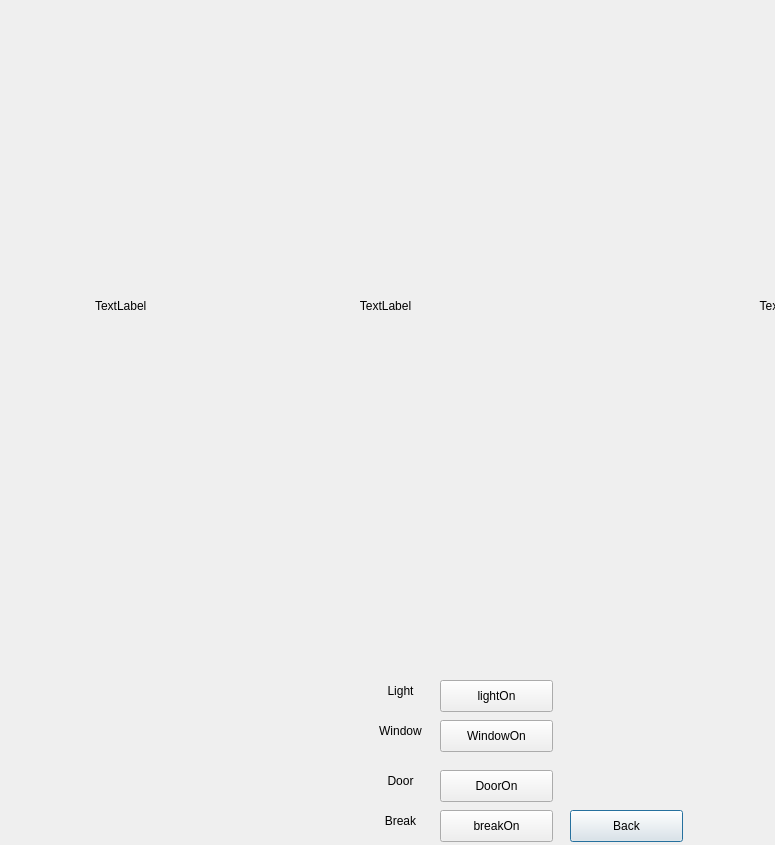
<?xml version="1.0" encoding="UTF-8"?>
<ui version="4.0">
 <class>Dialog</class>
 <widget class="QDialog" name="Dialog">
  <property name="windowModality">
   <enum>Qt::NonModal</enum>
  </property>
  <property name="geometry">
   <rect>
    <x>0</x>
    <y>0</y>
    <width>775</width>
    <height>845</height>
   </rect>
  </property>
  <property name="windowTitle">
   <string>Dialog</string>
  </property>
  <property name="sizeGripEnabled">
   <bool>false</bool>
  </property>
  <widget class="QPushButton" name="BackButton">
   <property name="geometry">
    <rect>
     <x>570</x>
     <y>810</y>
     <width>113</width>
     <height>32</height>
    </rect>
   </property>
   <property name="text">
    <string>Back</string>
   </property>
  </widget>
  <widget class="QLabel" name="label_base">
   <property name="geometry">
    <rect>
     <x>10</x>
     <y>40</y>
     <width>751</width>
     <height>531</height>
    </rect>
   </property>
   <property name="text">
    <string>TextLabel</string>
   </property>
   <property name="alignment">
    <set>Qt::AlignCenter</set>
   </property>
  </widget>
  <widget class="QPushButton" name="WindowOn">
   <property name="geometry">
    <rect>
     <x>440</x>
     <y>720</y>
     <width>113</width>
     <height>32</height>
    </rect>
   </property>
   <property name="text">
    <string>WindowOn</string>
   </property>
  </widget>
  <widget class="QPushButton" name="lightOn">
   <property name="geometry">
    <rect>
     <x>440</x>
     <y>680</y>
     <width>113</width>
     <height>32</height>
    </rect>
   </property>
   <property name="text">
    <string>lightOn</string>
   </property>
  </widget>
  <widget class="QPushButton" name="DoorOn">
   <property name="geometry">
    <rect>
     <x>440</x>
     <y>770</y>
     <width>113</width>
     <height>32</height>
    </rect>
   </property>
   <property name="text">
    <string>DoorOn</string>
   </property>
  </widget>
  <widget class="QLabel" name="label_light">
   <property name="geometry">
    <rect>
     <x>95</x>
     <y>40</y>
     <width>400</width>
     <height>531</height>
    </rect>
   </property>
   <property name="text">
    <string>TextLabel</string>
   </property>
  </widget>
  <widget class="QPushButton" name="breakOnButton">
   <property name="geometry">
    <rect>
     <x>440</x>
     <y>810</y>
     <width>113</width>
     <height>32</height>
    </rect>
   </property>
   <property name="text">
    <string>breakOn</string>
   </property>
  </widget>
  <widget class="QLabel" name="break_light">
   <property name="geometry">
    <rect>
     <x>510</x>
     <y>40</y>
     <width>301</width>
     <height>531</height>
    </rect>
   </property>
   <property name="text">
    <string>TextLabel</string>
   </property>
   <property name="alignment">
    <set>Qt::AlignRight|Qt::AlignTrailing|Qt::AlignVCenter</set>
   </property>
  </widget>
  <widget class="QLabel" name="label">
   <property name="geometry">
    <rect>
     <x>360</x>
     <y>680</y>
     <width>81</width>
     <height>21</height>
    </rect>
   </property>
   <property name="text">
    <string>Light</string>
   </property>
   <property name="alignment">
    <set>Qt::AlignCenter</set>
   </property>
  </widget>
  <widget class="QLabel" name="label_2">
   <property name="geometry">
    <rect>
     <x>360</x>
     <y>720</y>
     <width>81</width>
     <height>21</height>
    </rect>
   </property>
   <property name="text">
    <string>Window</string>
   </property>
   <property name="alignment">
    <set>Qt::AlignCenter</set>
   </property>
  </widget>
  <widget class="QLabel" name="label_3">
   <property name="geometry">
    <rect>
     <x>360</x>
     <y>770</y>
     <width>81</width>
     <height>21</height>
    </rect>
   </property>
   <property name="text">
    <string>Door</string>
   </property>
   <property name="alignment">
    <set>Qt::AlignCenter</set>
   </property>
  </widget>
  <widget class="QLabel" name="label_4">
   <property name="geometry">
    <rect>
     <x>360</x>
     <y>810</y>
     <width>81</width>
     <height>21</height>
    </rect>
   </property>
   <property name="text">
    <string>Break</string>
   </property>
   <property name="alignment">
    <set>Qt::AlignCenter</set>
   </property>
  </widget>
 </widget>
 <resources/>
 <connections/>
</ui>
